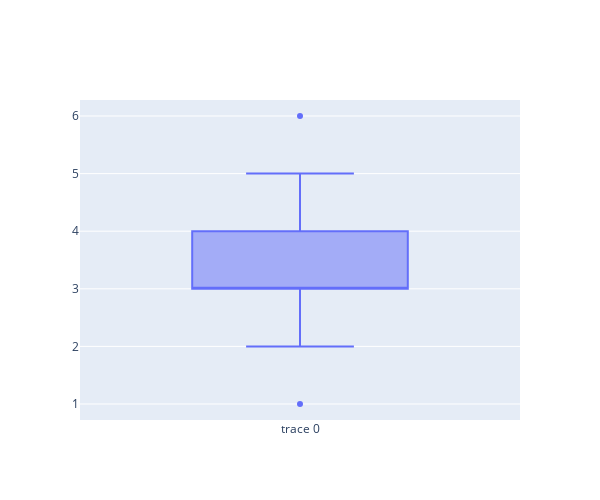

Notebook code cell kept with this figure:
### Markdown cell above
#### Plotly:
•	Strengths: Interactive box plots with hover effects, quartile selection, and outlier highlighting.

•	Weaknesses: Requires understanding of quartiles and outliers, may be complex for beginners.

### Code cell
#plotly - box plot

import plotly.graph_objects as go

data = [ 1,2,2,3,3,3,3,3,4,4,4,5,5,6]

fig = go.Figure(data=go.Box(y=data))
fig.update_layout(width=600, height=500)
fig.show()

### Figure 1 — Plotly figure (JSON) as saved in the notebook; plotly's stock layout.template omitted (floating-point values rounded to 4 significant figures)
{"data": [{"type": "box", "y": [1, 2, 2, 3, 3, 3, 3, 3, 4, 4, 4, 5, 5, 6]}], "layout": {"height": 500, "width": 600, "xaxis": {"autorange": true, "range": [-0.5, 0.5], "type": "category"}, "yaxis": {"autorange": true, "range": [0.7222, 6.278], "type": "linear"}}}
